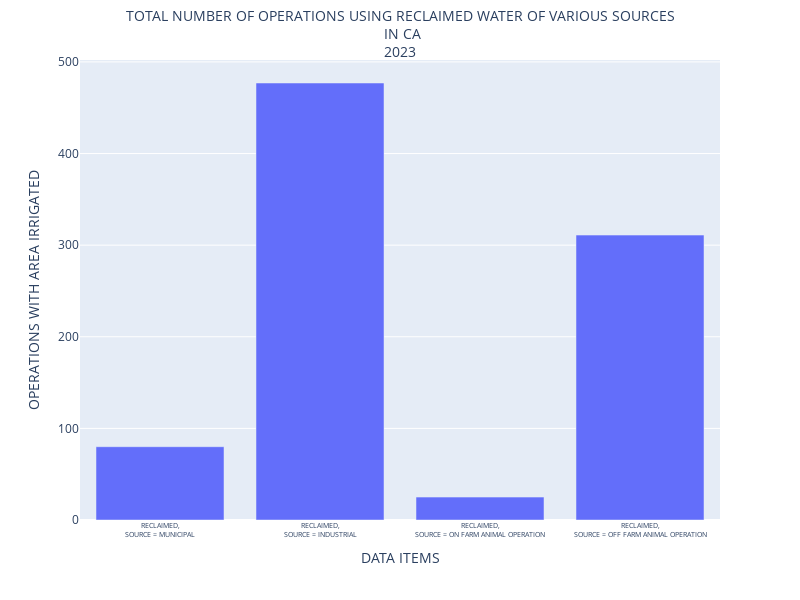

This figure's notebook cell:
### Code cell
##Example visualization

x_labels=[]
for i in pesky['data_item']:
    initial=i.split(' - ')[0]
    split=initial.split(' ')
    new=split[0]+'<br>'+(' '.join(split[1:]))
    x_labels+=[new]  
    

data={'x': x_labels, 'y': vals}
fig = px.bar(data, x='x', y='y', width=800, height=600)


fig.update_layout(
    title={'text': "TOTAL NUMBER OF OPERATIONS USING RECLAIMED WATER OF VARIOUS SOURCES<br> IN CA<br>2023",
       'x':0.5,
       'y':0.965,
       'font': dict(size=14),
       'xanchor':'center'},
    xaxis_title='DATA ITEMS',
    yaxis_title=pesky['data_item'][0].split(' - ')[-1],
)
fig.update_layout(
xaxis = dict(
tickfont = dict(size=7),
tickangle=0))


fig.show()

### Figure 1 — Plotly figure (JSON) as saved in the notebook; plotly's stock layout.template omitted (floating-point values rounded to 4 significant figures)
{"data": [{"alignmentgroup": "True", "hovertemplate": "x=%{x}<br>y=%{y}<extra></extra>", "legendgroup": "", "marker": {"color": "#636efa", "pattern": {"shape": ""}}, "name": "", "offsetgroup": "", "orientation": "v", "showlegend": false, "textposition": "auto", "type": "bar", "x": ["RECLAIMED,<br>SOURCE = MUNICIPAL", "RECLAIMED,<br>SOURCE = INDUSTRIAL", "RECLAIMED,<br>SOURCE = ON FARM ANIMAL OPERATION", "RECLAIMED,<br>SOURCE = OFF FARM ANIMAL OPERATION"], "xaxis": "x", "y": [80, 477, 25, 311], "yaxis": "y"}], "layout": {"barmode": "relative", "height": 600, "legend": {"tracegroupgap": 0}, "margin": {"t": 60}, "title": {"font": {"size": 14}, "text": "TOTAL NUMBER OF OPERATIONS USING RECLAIMED WATER OF VARIOUS SOURCES<br> IN CA<br>2023", "x": 0.5, "xanchor": "center", "y": 0.965}, "width": 800, "xaxis": {"anchor": "y", "autorange": true, "domain": [0, 1], "range": [-0.5, 3.5], "tickangle": 0, "tickfont": {"size": 7}, "title": {"text": "DATA ITEMS"}, "type": "category"}, "yaxis": {"anchor": "x", "autorange": true, "domain": [0, 1], "range": [0, 502.1], "title": {"text": "OPERATIONS WITH AREA IRRIGATED"}, "type": "linear"}}}
